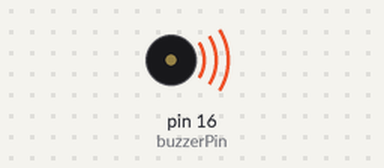
A sketch run on a simulated Arduino Uno, built with avr-gcc and run on an emulated ATmega328P. On the bench: buzzer (waves = sounding).

Above: at 1.0 s.
At 5.7 s:
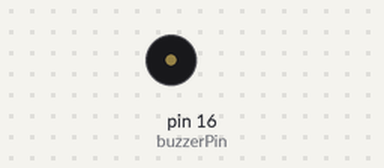
Timing chart, 0 to 8.2 s (numbered marks = the images above):
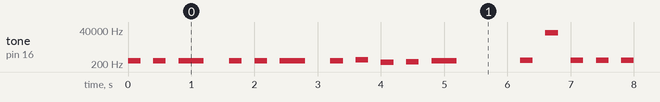

The sketch:

ESP_xmas_test1.ino
```cpp
int buzzerPin = 16;
int tempo = 200;
char notes[] = "eeeeeeegcde fffffeeeeddedg";
int duration[] = {1, 1, 2, 1, 1, 2, 1, 1, 1, 1, 2, 1, 1, 1, 1, 1, 1, 1, 1, 1, 1, 1, 1, 1, 2, 2};
void playTheShit(char note, int duration) {
  char notesName[] = { 'c', 'd', 'e', 'f', 'g' };
  int tones[] = { 261, 293, 329, 349, 392 };
  /*char names[] = { 'c', 'd', 'e', 'f', 's', 'g', 'a', 'v', 'b', 'C', 'D', 'E' };
int tones[] = { 1915, 1700, 1519, 1432, 1352, 1275, 1136, 1073, 1014, 956, 852, 758 };
int length = 73;
char notes[] = "ggagsed deggsgg ggagsed deggsgg DCbCDbCbabCabagabgagsgasgsesgeseddeggsgg "; // a space represents a rest
int beats[] = { 2,2,1,1,1,1,4,2,2,2,2,2,2,4,2,2,2,2,1,1,1,1,4,2,2,2,2,2,2,4,2,2,3,1,1,1,1,1,3,1,1,1,1,1,3,1,1,1,1,1,3,1,1,1,1,1,3,1,1,1,1,1,3,1,2,2,2,2,2,2,4,2,2 };
int length = 69;
char notes[] = "ddaagfedcdefga ddaagfedcdefga avgavCDagfdefgfgavaagfedfedgfgavCDagfed";
int beats[] = { 2,2,2,2,2,2,2,2,2,2,2,2,2,4,2,2,2,2,2,2,2,2,2,2,2,2,2,2,4,2,2,2,2,2,2,2,2,2,2,2,2,2,2,4,2,2,4,2,2,2,2,2,2,4,1,1,2,4,2,2,2,2,2,2,2,2,2,2,8 };
int length = 77;
char notes[] = "cffefaagCCCvagacffefaagCffeedcCCCfvaagCCCfvaagDDDCvavgavCffgaDDDCvavgavCffgf ";
int beats[] = {2,2,3,1,2,2,2,2,2,2,3,1,2,2,4,2,2,3,1,2,2,2,2,2,2,3,1,2,2,4,2,2,2,2,2,2,2,2,2,2,2,2,2,2,2,2,2,2,2,2,2,2,4,2,1,1,3,1,2,2,4,3,1,2,2,2,2,4,2,1,1,3,1,2,2,4,8};*/
  for (int i = 0; i <sizeof(tones); i++) {
    // Bind the note took from the char array to the array notesName
    if (note == notesName[i]) {
      // Bind the notesName to tones
      tone(buzzerPin, tones[i], duration);
    }
  }
}
void setup() {
  pinMode(buzzerPin, OUTPUT);
}
void loop() {
  // Scan each char from "notes"
  for (int i = 0; i < sizeof(notes)-1; i++) {
    if (notes[i] == ' ') {
      // If find a space it rests
      delay(duration[i] * tempo);
    } else {
      playTheShit(notes[i], duration[i] * tempo);
    }
    // Pauses between notes
    delay((tempo*2)*duration[i]);
  }
}
```

Measured:
- by itself, tone on pin 16 (buzzerPin): plays 329 Hz for 0.20 s, 329 Hz for 0.20 s, 329 Hz for 0.40 s, 329 Hz for 0.20 s, 329 Hz for 0.20 s, 329 Hz for 0.40 s … (258 notes in this stretch)
